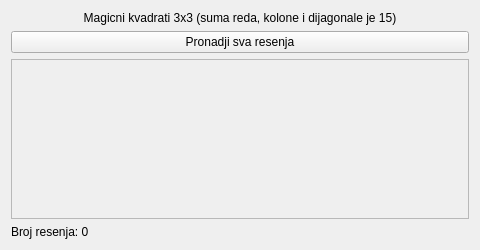
<?xml version="1.0" encoding="UTF-8"?>
<ui version="4.0">
 <class>MagicniKvadratForm</class>
 <widget class="QWidget" name="MagicniKvadratForm">
  <property name="geometry">
   <rect>
    <x>0</x>
    <y>0</y>
    <width>480</width>
    <height>250</height>
   </rect>
  </property>
  <property name="windowTitle">
   <string>Magicni kvadrati 3x3</string>
  </property>
  <layout class="QVBoxLayout" name="verticalLayout">
   <item>
    <widget class="QLabel" name="labelTitle">
     <property name="text">
      <string>Magicni kvadrati 3x3 (suma reda, kolone i dijagonale je 15)</string>
     </property>
     <property name="alignment">
      <set>Qt::AlignCenter</set>
     </property>
    </widget>
   </item>
   <item>
    <widget class="QPushButton" name="buttonSolve">
     <property name="text">
      <string>Pronadji sva resenja</string>
     </property>
    </widget>
   </item>
   <item>
    <widget class="QScrollArea" name="scrollArea">
     <property name="widgetResizable">
      <bool>true</bool>
     </property>
     <widget class="QWidget" name="scrollContent">
      <layout class="QGridLayout" name="gridLayout"/>
     </widget>
    </widget>
   </item>
   <item>
    <widget class="QLabel" name="labelStatus">
     <property name="text">
      <string>Broj resenja: 0</string>
     </property>
    </widget>
   </item>
  </layout>
 </widget>
 <resources/>
 <connections/>
</ui>
